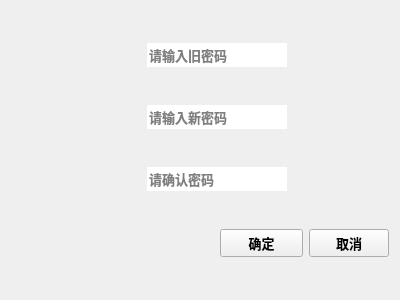
<?xml version="1.0" encoding="UTF-8"?>
<ui version="4.0">
 <class>changeCode</class>
 <widget class="QWidget" name="changeCode">
  <property name="geometry">
   <rect>
    <x>0</x>
    <y>0</y>
    <width>400</width>
    <height>300</height>
   </rect>
  </property>
  <property name="minimumSize">
   <size>
    <width>400</width>
    <height>300</height>
   </size>
  </property>
  <property name="maximumSize">
   <size>
    <width>400</width>
    <height>300</height>
   </size>
  </property>
  <property name="font">
   <font>
    <family>楷体</family>
    <pointsize>10</pointsize>
    <weight>75</weight>
    <italic>false</italic>
    <bold>true</bold>
   </font>
  </property>
  <property name="cursor">
   <cursorShape>ArrowCursor</cursorShape>
  </property>
  <property name="mouseTracking">
   <bool>true</bool>
  </property>
  <property name="windowTitle">
   <string>更改密码</string>
  </property>
  <layout class="QGridLayout" name="gridLayout">
   <item row="0" column="0">
    <spacer name="horizontalSpacer">
     <property name="orientation">
      <enum>Qt::Horizontal</enum>
     </property>
     <property name="sizeHint" stdset="0">
      <size>
       <width>84</width>
       <height>20</height>
      </size>
     </property>
    </spacer>
   </item>
   <item row="0" column="1" colspan="2">
    <widget class="QLineEdit" name="uplineedit">
     <property name="maxLength">
      <number>8</number>
     </property>
     <property name="frame">
      <bool>false</bool>
     </property>
     <property name="echoMode">
      <enum>QLineEdit::Password</enum>
     </property>
     <property name="placeholderText">
      <string>请输入旧密码</string>
     </property>
    </widget>
   </item>
   <item row="0" column="3" colspan="2">
    <spacer name="horizontalSpacer_2">
     <property name="orientation">
      <enum>Qt::Horizontal</enum>
     </property>
     <property name="sizeHint" stdset="0">
      <size>
       <width>96</width>
       <height>20</height>
      </size>
     </property>
    </spacer>
   </item>
   <item row="1" column="0">
    <spacer name="horizontalSpacer_3">
     <property name="orientation">
      <enum>Qt::Horizontal</enum>
     </property>
     <property name="sizeHint" stdset="0">
      <size>
       <width>84</width>
       <height>20</height>
      </size>
     </property>
    </spacer>
   </item>
   <item row="1" column="1" colspan="2">
    <widget class="QLineEdit" name="midlineedit">
     <property name="maxLength">
      <number>8</number>
     </property>
     <property name="frame">
      <bool>false</bool>
     </property>
     <property name="echoMode">
      <enum>QLineEdit::Password</enum>
     </property>
     <property name="placeholderText">
      <string>请输入新密码</string>
     </property>
    </widget>
   </item>
   <item row="1" column="3" colspan="2">
    <spacer name="horizontalSpacer_4">
     <property name="orientation">
      <enum>Qt::Horizontal</enum>
     </property>
     <property name="sizeHint" stdset="0">
      <size>
       <width>93</width>
       <height>20</height>
      </size>
     </property>
    </spacer>
   </item>
   <item row="2" column="0">
    <spacer name="horizontalSpacer_6">
     <property name="orientation">
      <enum>Qt::Horizontal</enum>
     </property>
     <property name="sizeHint" stdset="0">
      <size>
       <width>84</width>
       <height>20</height>
      </size>
     </property>
    </spacer>
   </item>
   <item row="2" column="1" colspan="2">
    <widget class="QLineEdit" name="downlineedit">
     <property name="maxLength">
      <number>8</number>
     </property>
     <property name="frame">
      <bool>false</bool>
     </property>
     <property name="echoMode">
      <enum>QLineEdit::Password</enum>
     </property>
     <property name="placeholderText">
      <string>请确认密码</string>
     </property>
    </widget>
   </item>
   <item row="2" column="3" colspan="2">
    <spacer name="horizontalSpacer_5">
     <property name="orientation">
      <enum>Qt::Horizontal</enum>
     </property>
     <property name="sizeHint" stdset="0">
      <size>
       <width>96</width>
       <height>20</height>
      </size>
     </property>
    </spacer>
   </item>
   <item row="3" column="0" colspan="2">
    <spacer name="horizontalSpacer_7">
     <property name="orientation">
      <enum>Qt::Horizontal</enum>
     </property>
     <property name="sizeHint" stdset="0">
      <size>
       <width>179</width>
       <height>20</height>
      </size>
     </property>
    </spacer>
   </item>
   <item row="3" column="2" colspan="2">
    <widget class="QPushButton" name="sureBtn">
     <property name="contextMenuPolicy">
      <enum>Qt::NoContextMenu</enum>
     </property>
     <property name="text">
      <string>确定</string>
     </property>
    </widget>
   </item>
   <item row="3" column="4">
    <widget class="QPushButton" name="cancelBtn">
     <property name="text">
      <string>取消</string>
     </property>
    </widget>
   </item>
  </layout>
 </widget>
 <resources/>
 <connections/>
</ui>
